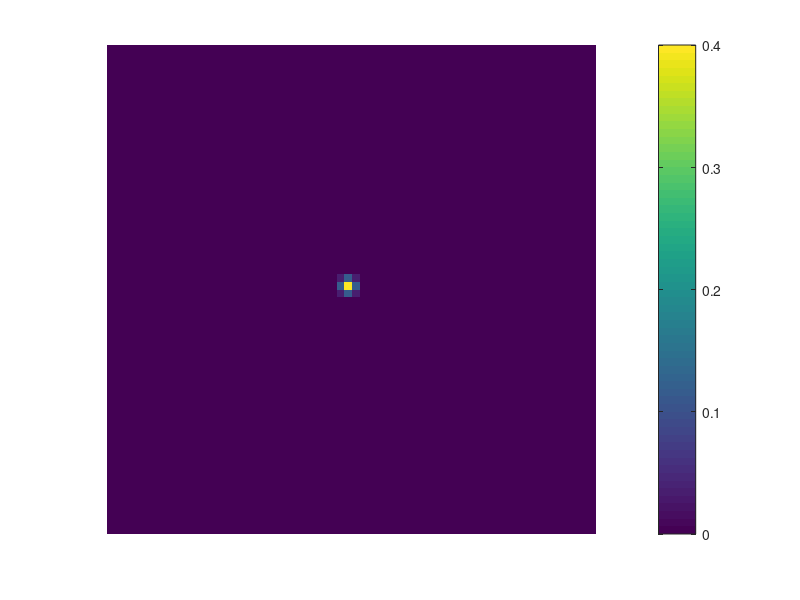

Source code (MATLAB):
function [Ac,Ar,varargout] = BlurOperator(varargin)
%%
% Generate the matrices for blurring an image used in the paper
% Inputs
%
% varargin{1} : m default is 64
% varargin{2} : n default is 64
% varargin{3} : bl: default is 1 the blurring operator to choose 1 or 2
% varargin{4} : 0 or (1) showimages -default is to look at the PSF
%
% Outputs
%
% Ac:  A= Ar cross Ac
% Ar:  A= Ar cross Ac
% varargout{1} : PSF for plotting
%
% Update October 8, 2023.
% Copyright: Salina Bermudez and Rosemary Renaut
%
%%
if nargin<1 m=64;  else m=varargin{1};end
if nargin<2 n=64;   else n=varargin{2};end
if nargin<3 bl=1;    else bl=varargin{3};end
if nargin<4 showimages=1; else showimages=varargin{4};end
if isempty(m) m=64;end
if isempty(n)  n=64;end
if isempty(bl) bl=1; end
% The blurring operators
dx=1/(m-1);
c=dx*(0:m-1);
dx=1/(n-1);
r=dx*(0:n-1);
sigmac=.01;
switch bl
    case 2 % asymmetric
        sigmar=.02; % for the results in the paper asymmetric blur
    case 1 % symmetric
        sigmar=sigmac;% for the results in the paper symmetric blur
    otherwise
        error('bl is 1 or 2 only ')
end
c=exp(-(c.^2)/(2*sigmac^2));
c(c<1e-4)=0;
r=exp(-(r.^2)/(2*sigmar^2));
r(r<1e-4)=0;
c=c/(2*sum(c)-c(1));
r=r/(2*sum(r)-r(1));
Ac = toeplitz(c(1:m));
Ar=toeplitz(r(1:n));
X=zeros(m,n);
X(floor(m/2),floor(n/2))=1;
PSF=Ac*X*Ar';
if nargout>2
    varargout{1}=PSF;
end
if showimages
    figure, imagesc(PSF);axis image,axis off,colorbar
end
end
